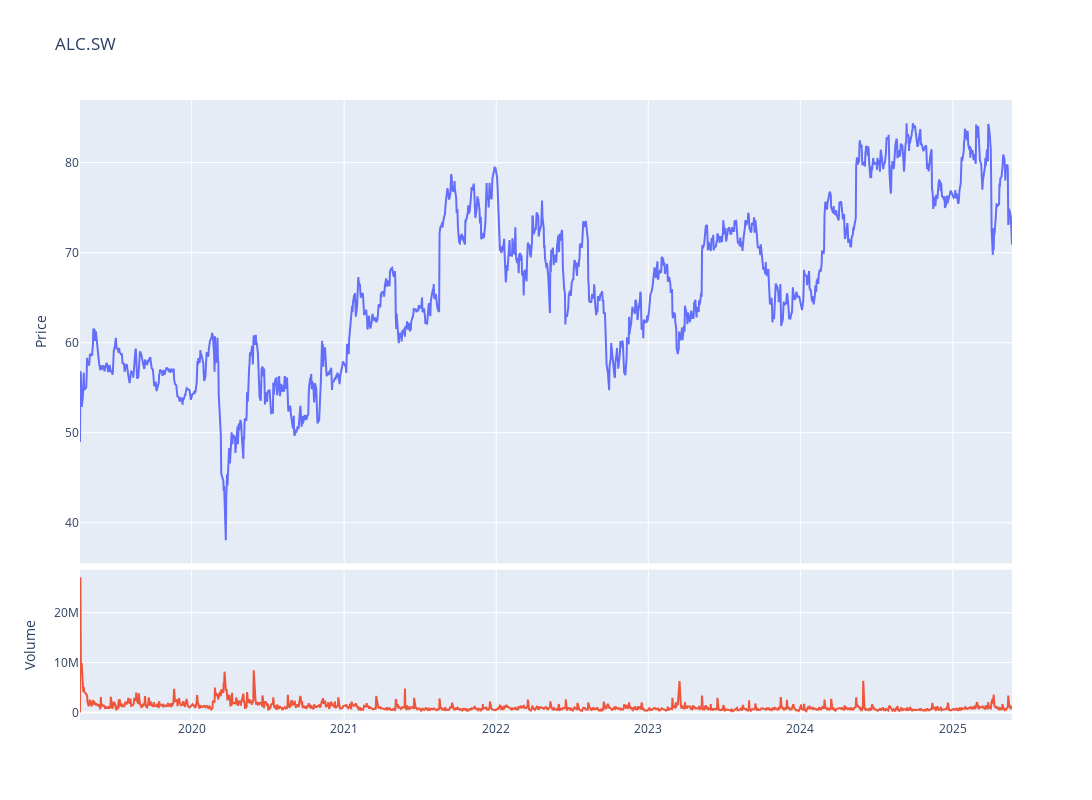

Notebook code cell kept with this figure:
### Code cell
fig = make_subplots(rows=4, cols=1,shared_xaxes=True,vertical_spacing=0.01,specs=[[{'rowspan':3,'colspan':1}],[None],[None],[{'rowspan':1,'colspan':1}]])

# Graph (1,1)
fig.add_trace(go.Scatter(x=stock_ticker.index,y=stock_ticker['Adj Close'],mode="lines",name=f"{ticker}"),row=1, col=1)
# Update xaxis properties
fig.update_yaxes(title_text="Price", row=1, col=1)

# Graph (4,1)
fig.add_trace(go.Scatter(x=stock_ticker.index,y=stock_ticker['Volume'],mode="lines",name='Volume'),row=4, col=1)
fig.update_yaxes(title_text="Volume", row=4, col=1)

fig.update_layout(height=800, width=1300,showlegend=False,title=f"{ticker}")

fig.show()

### Figure 1 — Plotly figure (JSON) as saved in the notebook; plotly's stock layout.template omitted (floating-point values rounded to 4 significant figures; data arrays with more than 128 entries replaced by an {"elided": "..."} marker saying what was removed)
{"data": [{"mode": "lines", "name": "ALC.SW", "type": "scatter", "x": {"elided": "1541 str values"}, "xaxis": "x", "y": {"elided": "1541 float values"}, "yaxis": "y"}, {"mode": "lines", "name": "Volume", "type": "scatter", "x": {"elided": "1541 str values"}, "xaxis": "x2", "y": {"elided": "1541 int values"}, "yaxis": "y2"}], "layout": {"height": 800, "showlegend": false, "title": {"text": "ALC.SW"}, "width": 1300, "xaxis": {"anchor": "y", "domain": [0, 1], "matches": "x2", "showticklabels": false}, "xaxis2": {"anchor": "y2", "domain": [0, 1]}, "yaxis": {"anchor": "x", "domain": [0.2525, 1], "title": {"text": "Price"}}, "yaxis2": {"anchor": "x2", "domain": [0, 0.2425], "title": {"text": "Volume"}}}}
